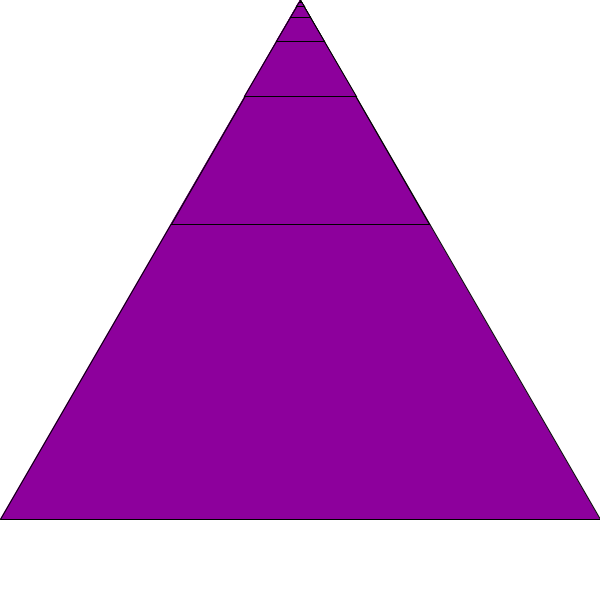
Frame 1 (no input)
Frame 60 (the mouse pressed at the canvas centre just before this capture): identical to frame 1, image omitted
Frame 120 (the mouse held since frame 60 and released just before this capture): identical to frame 1, image omitted

The Processing sketch that drew this single still picture (run headless with seeded random() and noise(); from frame 60 on, the mouse is pressed at the canvas centre):

// Processing sketch: sketch
// ── sketch.pde
void setup()
{
  size(600, 600);
  background(255, 255, 255);
  rectMode(CENTER);
  
  fill( (int) (Math.random() * 255), 0, (int) (Math.random() * 255));
  //fractureSquare( width/2, height/2, 200, 200);
  fracTri(width/2, 0, width);
}

void draw()
{
  
}

void fractureSquare( int x, int y, int w, int h )
{
  // BIG RECTANGLE
  
  
  //FRACTURE
  if ( w/3 > 2)
  {
    fractureSquare( x - w/2, y - h/2, w/2, h/2 );
    fractureSquare( x + w/2, y - h/2, w/2, h/2 );
    fractureSquare( x - w/2, y + h/2, w/2, h/2 );
    fractureSquare( x + w/2, y + h/2, w/2, h/2 );
  }
  
  fill( (int) (Math.random() * 255), (int) (Math.random() * 255), (int) (Math.random() * 255));
  rect( x, y, w, h );
}

void fracTri(int x, int y, int sL)
{
  int h = (int) Math.sqrt ( (sL)*(sL) - (sL/2)*(sL/2));
  
  triangle(
    x, y,
    x - (sL/2), h,
    x + (sL/2), h
  );
  
  if (sL > 3)
  {
    int newH = (int) Math.sqrt ( (sL/2)*(sL/2) - (sL/4)*(sL/4));
    fracTri(width/2, 0, newH);
  }
}
